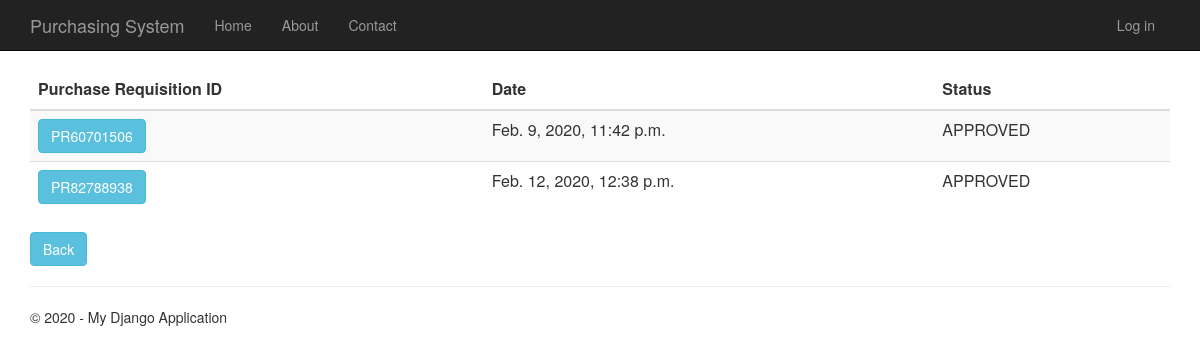
The app's page /purchaserequisitionhistory, older data.
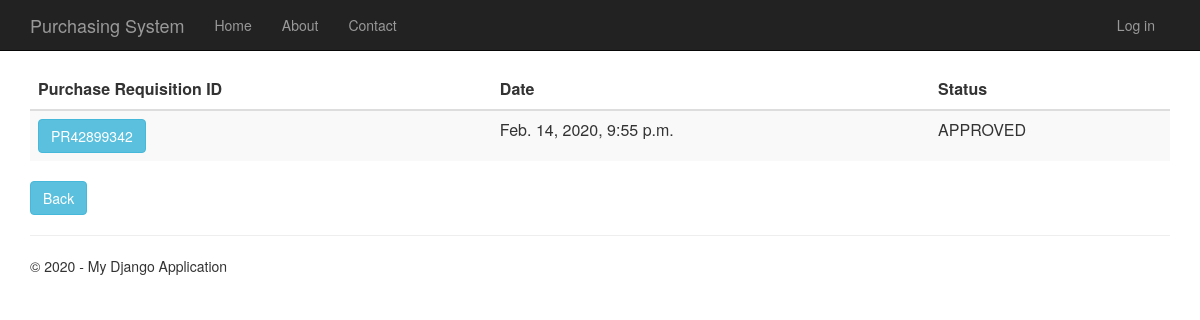
The same page, newer data.
### PurchaseRequisition/models.py (models this page shows)
class PurchaseRequisition(models.Model):
    pr_id= models.CharField(max_length=10, primary_key=True) #takes character
    description= models.TextField(null=True,default=None, blank=True)
    time_created= models.DateTimeField()
    total_price= models.DecimalField(max_digits=10, decimal_places=2, default=Decimal('0.00'))
    status= models.TextField(max_length=10, default="Pending")
    person_id = models.ForeignKey(Person)
    def __str__(self):
        return str(self.pr_id)

### PurchaseRequisition/views.py (the view)
# urls.py: url(r'^purchaserequisitionhistory', PurchaseRequisition.views.purchaserequisitionhistory, name="purchase_requisition_history"),
def purchaserequisitionhistory(request):
    purchase_requisitions = PurchaseRequisition.objects.all()
    print(purchase_requisitions)
    context = {
            'title':'Purchase Requisition History',
            'rows':purchase_requisitions
        }
    return render(request,'PurchaseRequisition/purchaserequisitionhistory.html',context)

### PurchaseRequisition/templates/PurchaseRequisition/purchaserequisitionhistory.html
﻿{% extends "app/layout.html" %}
{% block content %}
<div class="purchaseorderhistory margintop" action="menu" >
    <form action="purchaserequisitionhistorydetails" method="GET">
        <table class="table table-striped margintop">
          <thead>
            <tr>
              <th scope="col">Purchase Requisition ID</th>
              <th scope="col">Date</th>
              <th scope="col">Status</th>
            </tr>
          </thead>
          <tbody>
              {% for r in rows %}
            <tr>
                 <td><button type="submit" name="pr_id" value="{{r.pr_id}}" class="btn btn-info" >{{r.pr_id}}</button></td>
                 <td>{{r.time_created}}</td>
                 <td>{{r.status}}</td>
            </tr>
              {% endfor %}
          </tbody>
        </table>
    </form>
       <form action="menu">
        <div class="margintop">
            <button type="submit" class="btn btn-info" >Back</button>
        </div>
    </form>
</div>
{% endblock %}

Row changes from the older to the newer data that the page shows:
removed PurchaseRequisition: pr_id "PR60701506", time_created "Feb. 9, 2020, 11:42 p.m.", status "APPROVED"
removed PurchaseRequisition: pr_id "PR82788938", time_created "Feb. 12, 2020, 12:38 p.m.", status "APPROVED"
added PurchaseRequisition: pr_id "PR42899342", time_created "Feb. 14, 2020, 9:55 p.m.", status "APPROVED"
